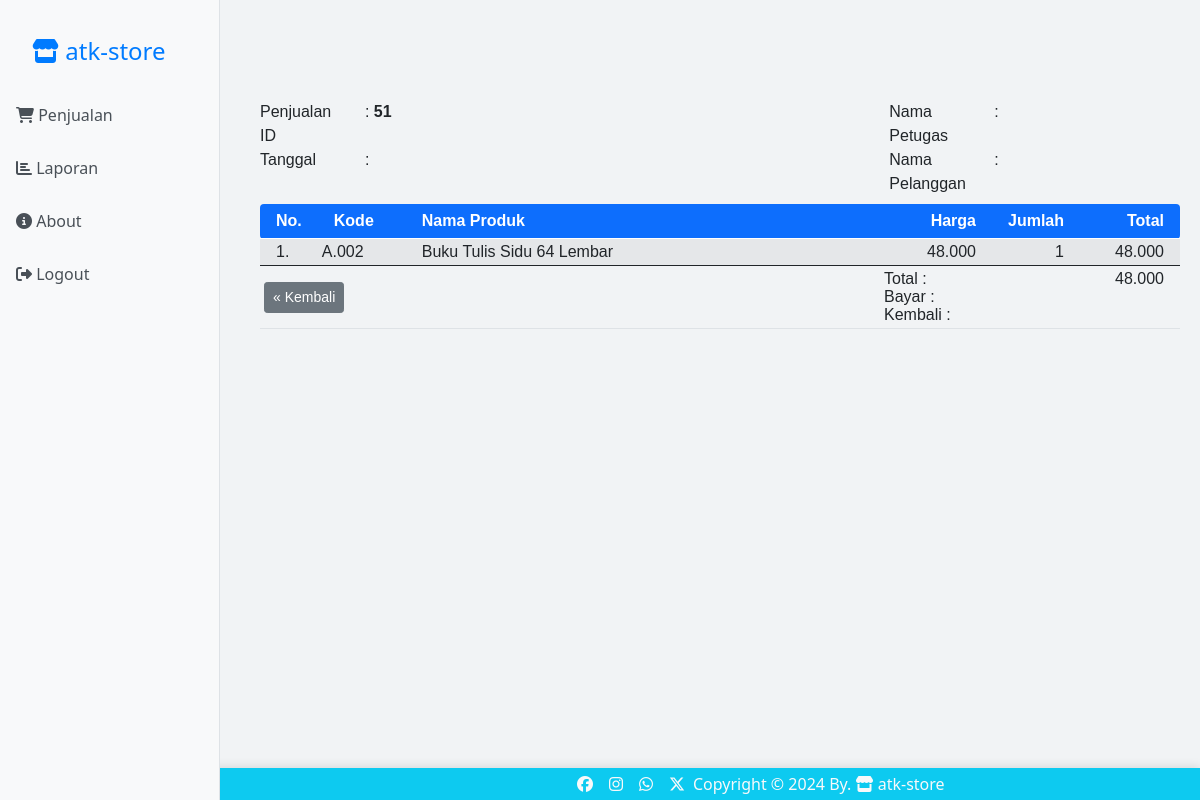
Screenshot of /penjualan/detail_penjualan.php?penid=51 with the database file from the repository.
### tables this page shows
CREATE TABLE `detail_penjualan` (
  `detail_id` int(11) NOT NULL,
  `kode_produk` varchar(15) DEFAULT NULL,
  `nama_produk` varchar(50) DEFAULT NULL,
  `harga` int(11) DEFAULT NULL,
  `jumlah` int(11) DEFAULT NULL,
  `penjualan_id` int(11) DEFAULT NULL
);

### penjualan/detail_penjualan.php (the view, shortened to what this page needs)
<?php
if (isset($_GET['penid'])) {
	$penid = $_GET['penid'];
	$npet = $_GET['npet'];
	$npel = $_GET['npel'];
	$tgl = $_GET['tgl'];
	$byr = $_GET['byr'];
	$kbl = $_GET['kbl'];
	$halaman = $_GET['halaman'];
	?>
	<html>
	<!DOCTYPE html>
	<html lang="en">
	<head>
		<link rel="stylesheet" href="../bootstrap/css/bootstrap.min.css" />
		<link rel="stylesheet" href="../styleMe.css">
	</head>
	<body>
		<?php include "../sidebar.php" ?>
		<main>
			<br><br><br>
			<div class="row py-2">
				<div class="col-4">
					<div class="row">
						<div class="col-4">Penjualan ID</div>
						<div class="col-8">: <b><?= $penid ?></b></div>
					</div>
					<div class="row">
						<div class="col-4">Tanggal</div>
						<div class="col-8">: <b><?= $tgl ?></b></div>
					</div>
				</div>
				<div class="col-4"></div>
				<div class="col-4">
					<div class="row">
						<div class="col-4">Nama Petugas</div>
						<div class="col-8">: <b><?= $npet ?></b></div>
					</div>
					<div class="row">
						<div class="col-4">Nama Pelanggan</div>
						<div class="col-8">: <b><?= $npel ?></b></div>
					</div>
				</div>
			</div>
			<table class="table table-hover table-striped table-sm">
				<thead class="bg-primary text-white">
					<tr>
						<th class="py-2 px-3 rounded-start" width="55px">No.</th>
						<th class="py-2 px-3" width="100px">Kode</th>
						<th class="py-2">Nama Produk</th>
						<th class="py-2 text-end" width="100px">Harga</th>
						<th class="py-2 px-3 text-end" width="100px">Jumlah</th>
						<th class="py-2 px-3 text-end rounded-end" width="100px">Total</th>
					</tr>
				</thead>
				<tbody>
					<?php
					include "../config.php";
					$penid = $_GET['penid'];
					$sql = "select * from detail_penjualan where penjualan_id='$penid'";
					$result = mysqli_query($koneksi, $sql);
					$no = 1;
					$jmltot = 0;
					while ($data = mysqli_fetch_array($result)) {
						$hp = number_format($data['harga'], 0, ",", ".");
						$jp = number_format($data['jumlah'], 0, ",", ".");
						$total = $data['harga'] * $data['jumlah'];
						$tot = number_format($total, 0, ",", ".");
						?>
						<tr>
							<td class="px-3"><?= $no ?>.</td>
							<td><?= $data['kode_produk'] ?></td>
							<td><?= $data['nama_produk'] ?></td>
							<td align="right"><?= $hp ?></td>
							<td align="right" class="px-3"><?= $jp ?></td>
							<td align="right" class="px-3"><?= $tot ?></td>
						</tr>
						<?php
						$no++;
						$jmltot = $jmltot + $total;
						$jmltotal = number_format($jmltot, 0, ",", ".");
					}
					?>
				</tbody>
				<tfoot>
					<tr>
						<td colspan="3" class="text-start py-1">
							<a class="btn btn-secondary btn-sm" href="index.php?halaman=<?= $halaman ?>">&laquo; Kembali</a>
						</td>
						<td class="text-start py-1">
							Total :<br>
							Bayar :<br>
							Kembali :
						</td>
						<td colspan="2" class="text-end px-3">
							<?= $jmltotal ?><br>
							<?= $byr ?><br>
							<?= $kbl ?><br>
						</td>
					</tr>
				</tfoot>
			</table>
		</main>
	</body>
	</html>
<?php } ?>

### styleMe.css (style rules this page uses)
main { margin-left: 240px; padding: 20px; font-family: "Arial", sans-serif; }
body { background-color: #f1f3f5; }

### rows the page displays
detail_penjualan: kode_produk "A.002", nama_produk "Buku Tulis Sidu 64 Lembar", harga "48.000", jumlah "1", tot "48.000"

### other values shown
$penid "51"
$jmltotal "48.000"
